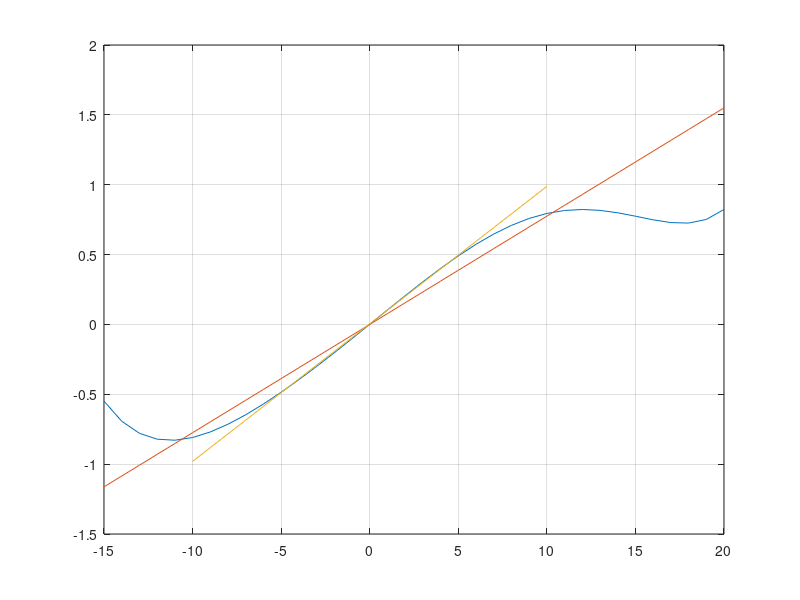

This chart was generated by the following MATLAB code: (Note: this script raises an error after producing the figure.)
%Zak Reichenbach
%2003 Lab 2 Individual Part

clc
clear
close all

%Intake appendix 2 data (Column 1 AoA, Column 2 Cl)
load('app2data.mat')
Cl = app2data(:,2);
Cd = app2data(:,3);
AoA = app2data(:,1);
AoAFit = AoA(6:26,1);


Const2 = polyfit(AoA(10:20),Cl(10:20,1),1);
x2 = -10:1:10;
Cl_fit = polyval(Const2,x2);

%% Constants
g = 9.81; %[m/s^2]
AR = 4;
h0 = 7; %[m]

%From milestone 1: Skin Friction Coefficient (Glider/Civil Transport)
Cskin = 0.003;
%Density
rho = 1.14; %[kg/m^3]
%From hand calculations and CAD
Sref = 0.2500; %[m^2]
Swet = 1.4569; %[m^2]
WeightOfFoam = 0.295; %[kgf/m^2]
AoA0 = 0.0775; %2D lift curve slope
AoAL = 0;
e = 0.9;
b = 1; %[m]
chord = 0.25;
S = b*chord;
%fuselage Diameter
Df = 0.1; %[m]
%% Calculations

WeightOfGlider = WeightOfFoam*Swet*g; %[N] Is this right? the foam weight multiplied by the whole area of the glider multiplied by our conversion to newtons?
MassOfGlider = WeightOfGlider/g; %[kg]

%3D CL calculations
CL = AoA0*(AoA-AoAL);
%3D CD
k = 1/(pi*e*AR);
CD = Cd +k*CL.^2;

%Estimating Oswalds
% s = 1-2*(Df/b)^2;
% Q = 1/(.99*s);

% General Milestone 1 calculation
e0 = 1.78*(1-0.045*AR^(0.68))-0.64;
k0 = 1/(pi*e0*AR);

%Parasite Drag
CD0 = Cskin*(Swet/Sref);
% [~,i] = min(abs(CD0-CD));
% CLminD = CL(i);
% CD0 = CD(i) + (k0*CLminD^2);

%Whole Aircraft Drag
CD_Whole = CD0 + (k0*CL.^2);

%L/D
L_D = CL./CD_Whole;
L_DMax = max(L_D);

%Equation for Whole Aircraft Drag Polar
q = polyfit(AoA,CD_Whole,2);


%Angle of Attack
theta = 1/(L_DMax);



%% Max Glide Range
R = h0*L_DMax; %[m]


%% Max Glide Velocity
%from setting CD0=CDi with L/D max
V = sqrt(WeightOfGlider/(sqrt(CD0*(pi*e0*AR))*.5*rho*S)); %[m/s]


%% Max Glide Endurance
E = h0/(V*sin(theta));



%% Results

fprintf('Wing Area: %f [m^2]\n',Sref)
fprintf('Wetted Area: %f [m^2]\n',Swet)
fprintf('Weight: %f [N]\nMass: %f [kg]\n',WeightOfGlider,MassOfGlider)
fprintf('Aspect Ratio [AR]: %f\n',AR)
fprintf('Max Glide Range: %f [m]\n',R)
fprintf('Max Glide Velocity: %f [m/s]\n',V)
fprintf('Max Glide Endurance: %f [s]\n',E)




%% Plot
%Plot Cl
figure(1)
plot(AoA,Cl)
hold on
grid on
plot(AoA,CL)
plot(AoAFit,Cl_fit)
xline(0);
yline(0);
legend('2D Cl', '3D CL','2D Cl fit','x-axis','y-axis','location','southeast')
xlim([-5 12])
title('Coeff. of Lift vs. AoA')
xlabel('Angle of Attack [Degree]')
ylabel('Coeff. of Lift')
hold off


%Plot Cd
figure(2)
plot(AoA,Cd)
hold on
grid on
plot(AoA,CD)
plot(AoA,CD_Whole)
xline(0);
yline(0);
legend('2D Cd', '3D CD','Whole Aircraft CD','x-axis','y-axis','location','southeast')
xlim([-12 12])
title('Coeff. of Drag vs. AoA')
xlabel('Angle of Attack [Degree]')
ylabel('Coeff. of Drag')
hold off
